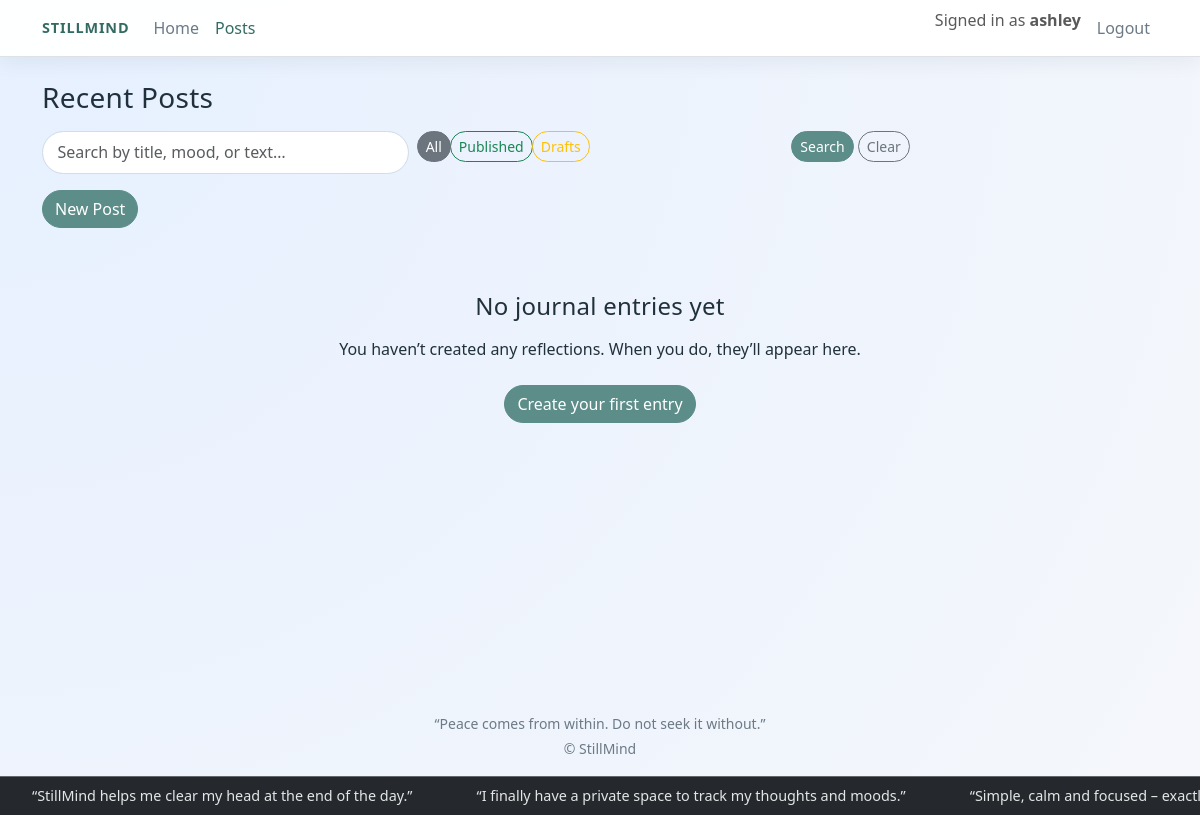
/posts/ (signed in), run on an earlier commit of the app's database.
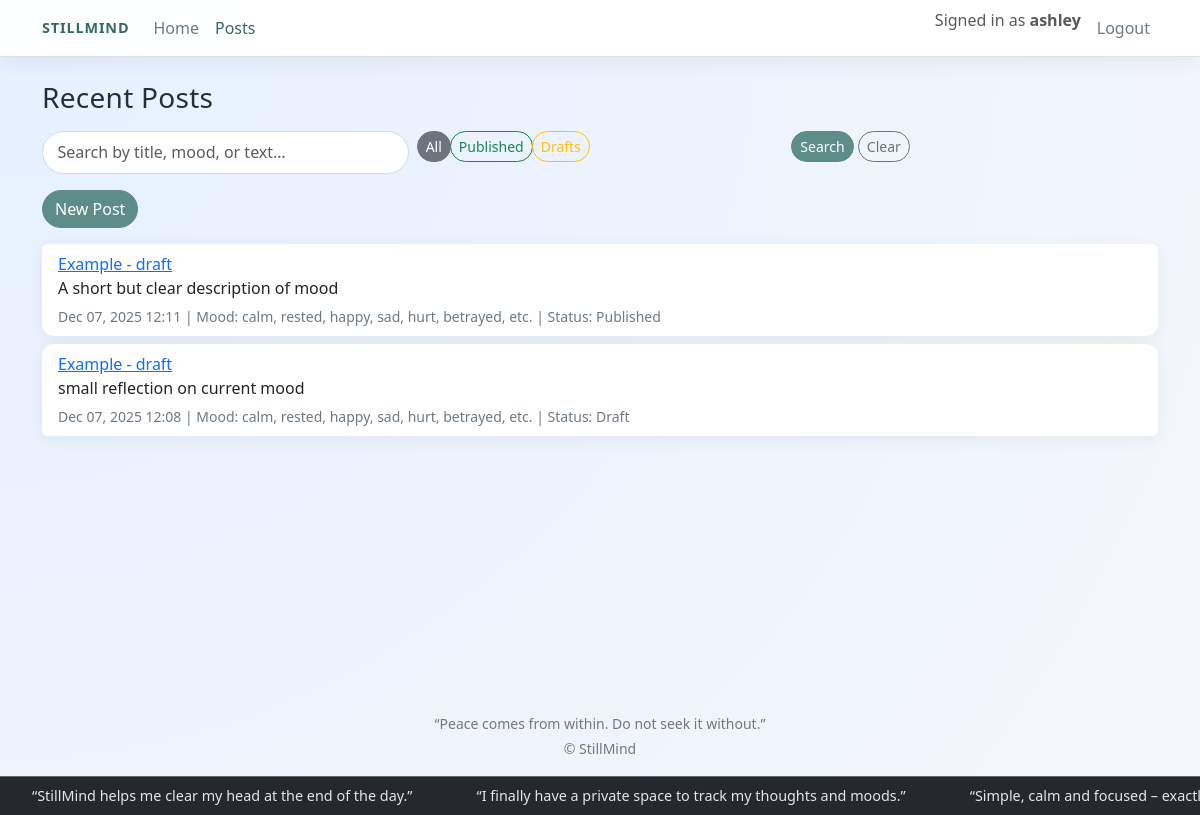
And on a later commit of the database.
### still_mind/models.py (models this page shows, shortened)
class Post(models.Model):
    author = models.ForeignKey(
        User,
        on_delete=models.CASCADE,
        related_name="posts",
    )
    title = models.CharField(max_length=200)
    slug = models.SlugField(max_length=200, blank=True) # will be set in save()
    mood = models.CharField(max_length=50, blank=True)
    summary = models.CharField(max_length=280, blank=True)
    content = models.TextField(blank=True)
    status = models.IntegerField(choices=STATUS, default=0)
    created_at = models.DateTimeField(auto_now_add=True)
    updated_at = models.DateTimeField(auto_now=True)
    class Meta:
        constraints = [
            models.UniqueConstraint(fields=["author", "slug"], name="unique_author_slug"),
        ]
        indexes = [
            models.Index(fields=["author", "slug"]),
            models.Index(fields=["slug"]),
        ]
        ordering = ["-created_at"]
    def save(self, *args, **kwargs):
        """
        Auto-generate a unique slug per author.
        """
        if not self.slug:
            base = slugify(self.title) or "post"
            base = base[:180]
            candidate = base
            for i in count(2):
                qs = Post.objects.filter(author=self.author, slug=candidate)
                if self.pk:
                    qs = qs.exclude(pk=self.pk)
                if not qs.exists():
                    break
                candidate = f"{base}-{i}"
                candidate = candidate[:200]
            self.slug = candidate
        super().save(*args, **kwargs)

### still_mind/views.py (the view, shortened to what this page needs)
# urls.py: path("posts/", views.PostListView.as_view(), name="post_list"),
class PostListView(LoginRequiredMixin, ListView):
    model = Post
    paginate_by = 5
    template_name = "still_mind/post_list.html"
    context_object_name = "posts"
    def get_queryset(self):
        qs = Post.objects.filter(author=self.request.user).order_by("-created_at")
        status = self.request.GET.get("status")
        if status == "published":
            qs = qs.filter(status=1)
        elif status == "draft":
            qs = qs.filter(status=0)
        query = self.request.GET.get("q")
        return qs

### still_mind/templates/still_mind/post_list.html (shortened to what this page needs)
{% extends "still_mind/base.html" %}
{% block content %}
<h1 class="h3 mb-3">Recent Posts</h1>
<form method="get" class="row g-2 mb-3">
  <div class="col-sm-6 col-md-4">
    <input type="text"
           name="q"
           class="form-control"
           placeholder="Search by title, mood, or text…"
           value="{{ request.GET.q }}">
  </div>
  <div class="col-sm-6 col-md-4">
    <div class="btn-group" role="group">
      <a href="{% url 'still_mind:post_list' %}"
         class="btn btn-sm btn-outline-secondary{% if not request.GET.status %} active{% endif %}">
        All
      </a>
      <a href="?status=published{% if request.GET.q %}&q={{ request.GET.q }}{% endif %}"
         class="btn btn-sm btn-outline-success{% if request.GET.status == 'published' %} active{% endif %}">
        Published
      </a>
      <a href="?status=draft{% if request.GET.q %}&q={{ request.GET.q }}{% endif %}"
         class="btn btn-sm btn-outline-warning{% if request.GET.status == 'draft' %} active{% endif %}">
        Drafts
      </a>
    </div>
  </div>
  <div class="col-sm-12 col-md-4">
    <button type="submit" class="btn btn-sm btn-primary">
      Search
    </button>
    <a href="{% url 'still_mind:post_list' %}" class="btn btn-sm btn-outline-secondary">
      Clear
    </a>
  </div>
</form>
<a href="{% url 'still_mind:post_create' %}" class="btn btn-primary mb-3">
  New Post
</a>
{% if object_list %}
  <ul class="list-group">
    {% for post in object_list %}
      <li class="list-group-item">
        <a href="{% url 'still_mind:post_detail' slug=post.slug %}">
          {{ post.title }}
        </a>
        {% if post.summary %}
          <p class="mb-1">{{ post.summary }}</p>
        {% endif %}
        <small class="text-muted">
          {{ post.created_at|date:"M d, Y H:i" }}
          | Mood: {{ post.mood|default:"(none)" }}
          | Status: {{ post.get_status_display }}
        </small>
      </li>
    {% endfor %}
  </ul>
{% else %}
  {% if request.GET.q or request.GET.status %}
    <div class="alert alert-info mt-3">
      No posts match your current search or filters.
      <a href="{% url 'still_mind:post_list' %}" class="alert-link">Clear filters</a>
      to see all of your entries.
    </div>
  {% else %}
    <div class="text-center py-5">
      <h2 class="h4 mb-3">No journal entries yet</h2>
      <p class="mb-4">
        You haven’t created any reflections. When you do, they’ll appear here.
      </p>
      <a href="{% url 'still_mind:post_create' %}" class="btn btn-primary">
        Create your first entry
      </a>
    </div>
  {% endif %}
{% endif %}
{% endblock %}

### still_mind/templates/still_mind/base.html (shortened to what this page needs)
<!doctype html>
<html lang="en">
<head>
  {% load static %}
  <link href="https://cdn.jsdelivr.net/npm/bootstrap@5.3.3/dist/css/bootstrap.min.css" rel="stylesheet">
  <link rel="stylesheet" href="{% static 'site.css' %}">
</head>
<body class="bg-light">
  <header>
    <nav class="navbar navbar-expand-md navbar-light bg-white border-bottom" aria-label="Main navigation">
      <div class="container">
        <a class="navbar-brand fw-semibold" href="{% url 'still_mind:home' %}">StillMind</a>
        <div class="collapse navbar-collapse" id="mainNavbar">
          <ul class="navbar-nav me-auto mb-2 mb-md-0">
            <li class="nav-item">
              <a class="nav-link{% if request.resolver_match.url_name == 'home' %} active{% endif %}"
                 href="{% url 'still_mind:home' %}">
                Home
              </a>
            </li>
            <li class="nav-item">
              <a class="nav-link{% if request.resolver_match.url_name in 'post_list post_detail post_create post_edit' %} active{% endif %}"
                 href="{% url 'still_mind:post_list' %}">
                Posts
              </a>
            </li>
          </ul>
          <ul class="navbar-nav ms-auto mb-2 mb-md-0">
            {% if user.is_authenticated %}
              <li class="nav-item">
                <span class="navbar-text me-2">
                  Signed in as <strong>{{ user.username }}</strong>
                </span>
              </li>
              <li class="nav-item">
                <a class="nav-link" href="{% url 'logout' %}">Logout</a>
              </li>
            {% else %}
              <li class="nav-item">
                <a class="nav-link" href="{% url 'login' %}">Login</a>
              </li>
            {% endif %}
          </ul>
        </div>
      </div>
    </nav>
  </header>
  <main class="container py-4" role="main">
    {% block content %}{% endblock %}
  </main>
  <footer class="mt-auto py-3">
    <div class="container text-center small text-muted">
      <div>“Peace comes from within. Do not seek it without.”</div>
      <div class="mt-1">&copy; {{ now|default:""|date:"Y" }} StillMind</div>
    </div>
  </footer>
  <div class="review-banner">
    <div class="review-track">
        <div class="review-item">“StillMind helps me clear my head at the end of the day.”</div>
        <div class="review-item">“I finally have a private space to track my thoughts and moods.”</div>
        <div class="review-item">“Simple, calm and focused – exactly what I needed for journaling.”</div>
    </div>
  </div>
</body>
</html>

### static/site.css (style rules this page uses)
:root { --sm-bg: #f4f7fb; --sm-accent: #5c8d89; --sm-accent-soft: #c2ddd8; --sm-accent-strong: #336b63; --sm-card: #ffffff; --sm-text-main: #20313b; --sm-text-muted: #6c7a86; --sm-danger: #d9534f; --sm-radius-lg: 0.9rem; --sm-shadow-soft: 0 12px 35px rgba(16, 41, 49, 0.10); }
body { font-family: system-ui, -apple-system, BlinkMacSystemFont, "Segoe UI", sans-serif; background: radial-gradient(circle at top left, #e6f0ff, #f5f7fb); color: var(--sm-text-main); }
main[role="main"] { min-height: 80vh; }
.navbar { background: rgba(255, 255, 255, 0.96) !important; box-shadow: 0 6px 20px rgba(10, 39, 52, 0.06); backdrop-filter: blur(12px); }
.navbar-brand { letter-spacing: 0.06em; text-transform: uppercase; font-size: 0.9rem; color: var(--sm-accent-strong) !important; }
.nav-link { color: var(--sm-text-muted) !important; }
.nav-link.active, .nav-link:hover { color: var(--sm-accent-strong) !important; }
.btn-primary { background-color: var(--sm-accent); border-color: var(--sm-accent); }
.btn-outline-secondary, .btn-secondary { border-radius: 999px; }
.btn, .form-control { border-radius: 999px; }
.btn-group .btn { border-radius: 999px !important; }
.form-control { border: 1px solid #d2dde7; padding: 0.55rem 0.9rem; }
.list-group-item { border: none; border-radius: 0.75rem; margin-bottom: 0.5rem; box-shadow: 0 4px 16px rgba(10, 39, 52, 0.06); }
h1, h2, h3, h4 { color: var(--sm-text-main); letter-spacing: 0.01em; }
.text-muted { color: var(--sm-text-muted) !important; }
.review-banner { position: fixed; bottom: 0; left: 0; width: 100%; background: rgba(33, 37, 41, 0.98); color: #f8f9fa; font-size: 0.9rem; z-index: 1030; overflow: hidden; border-top: 1px solid rgba(248, 249, 250, 0.3); }
.review-track { display: inline-flex; white-space: nowrap; animation: review-scroll 40s linear infinite; }
.review-item { padding: 0.5rem 2rem; display: inline-block; opacity: 0.9; }
body { padding-bottom: 40px; }

What changed in the data, as far as the page shows it:
added Post: title "Example - draft", summary "A short but clear description of mood", created_at "Dec 07, 2025 12:11", mood "calm, rested, happy, sad, hurt, betrayed, etc.", status "Published"
added Post: title "Example - draft", summary "small reflection on current mood", created_at "Dec 07, 2025 12:08", mood "calm, rested, happy, sad, hurt, betrayed, etc.", status "Draft"
Also different on the page:
text no longer shown: "No journal entries yet You haven’t created any reflections. When you do, they’ll appear here. Create your first entry"
